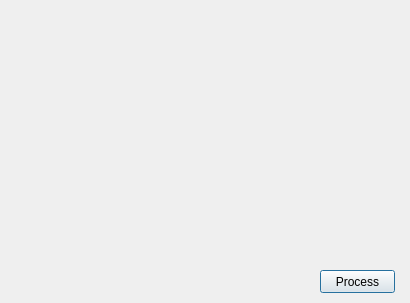
<?xml version="1.0" encoding="UTF-8"?>
<ui version="4.0">
 <class>Histo</class>
 <widget class="QDialog" name="Histo">
  <property name="geometry">
   <rect>
    <x>0</x>
    <y>0</y>
    <width>410</width>
    <height>303</height>
   </rect>
  </property>
  <property name="windowTitle">
   <string>Dialog</string>
  </property>
  <widget class="QPushButton" name="histo_process">
   <property name="geometry">
    <rect>
     <x>320</x>
     <y>270</y>
     <width>75</width>
     <height>23</height>
    </rect>
   </property>
   <property name="text">
    <string>Process</string>
   </property>
  </widget>
  <widget class="QLabel" name="histo_label">
   <property name="geometry">
    <rect>
     <x>10</x>
     <y>10</y>
     <width>381</width>
     <height>251</height>
    </rect>
   </property>
   <property name="text">
    <string/>
   </property>
  </widget>
 </widget>
 <resources/>
 <connections/>
</ui>
